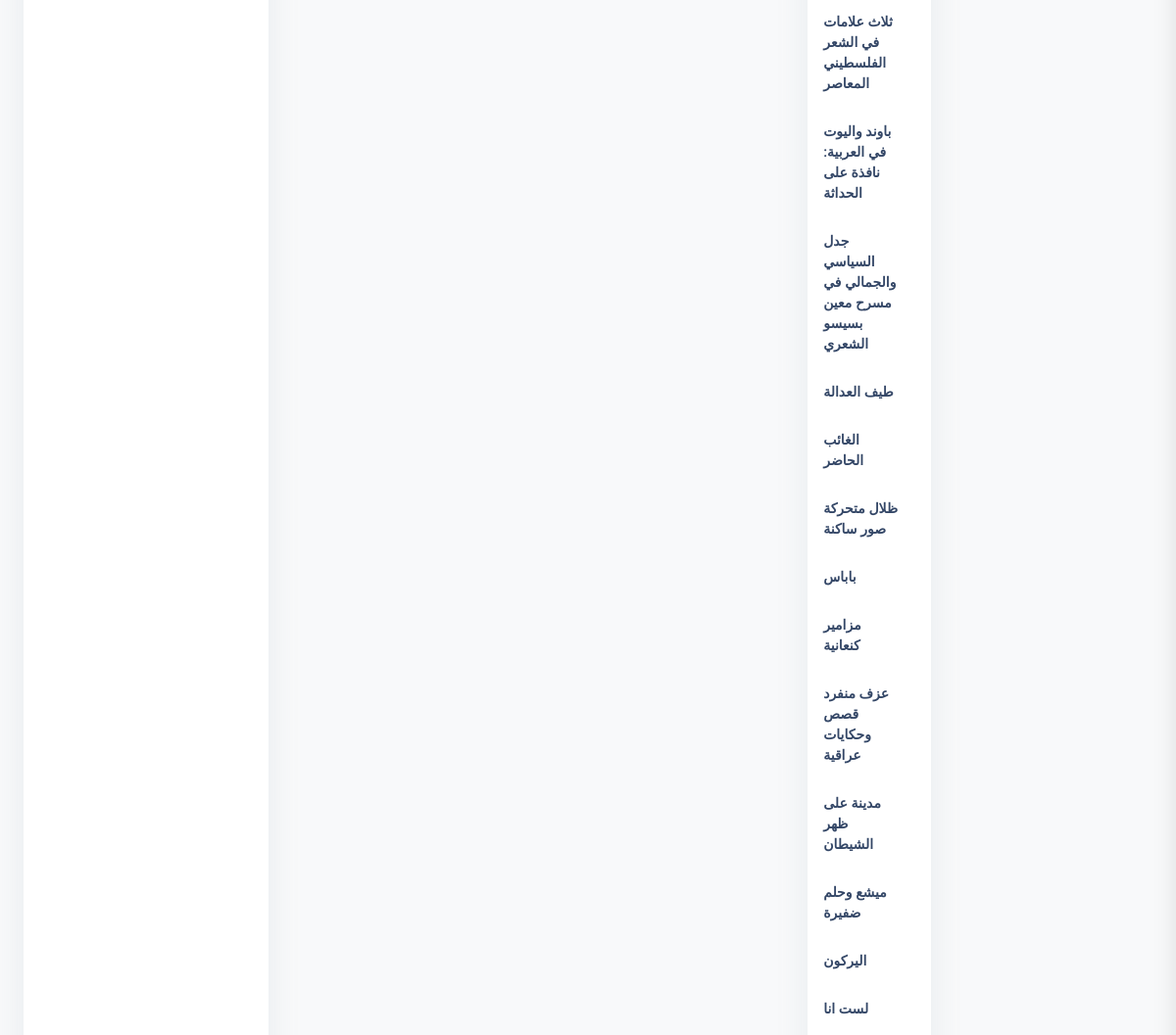
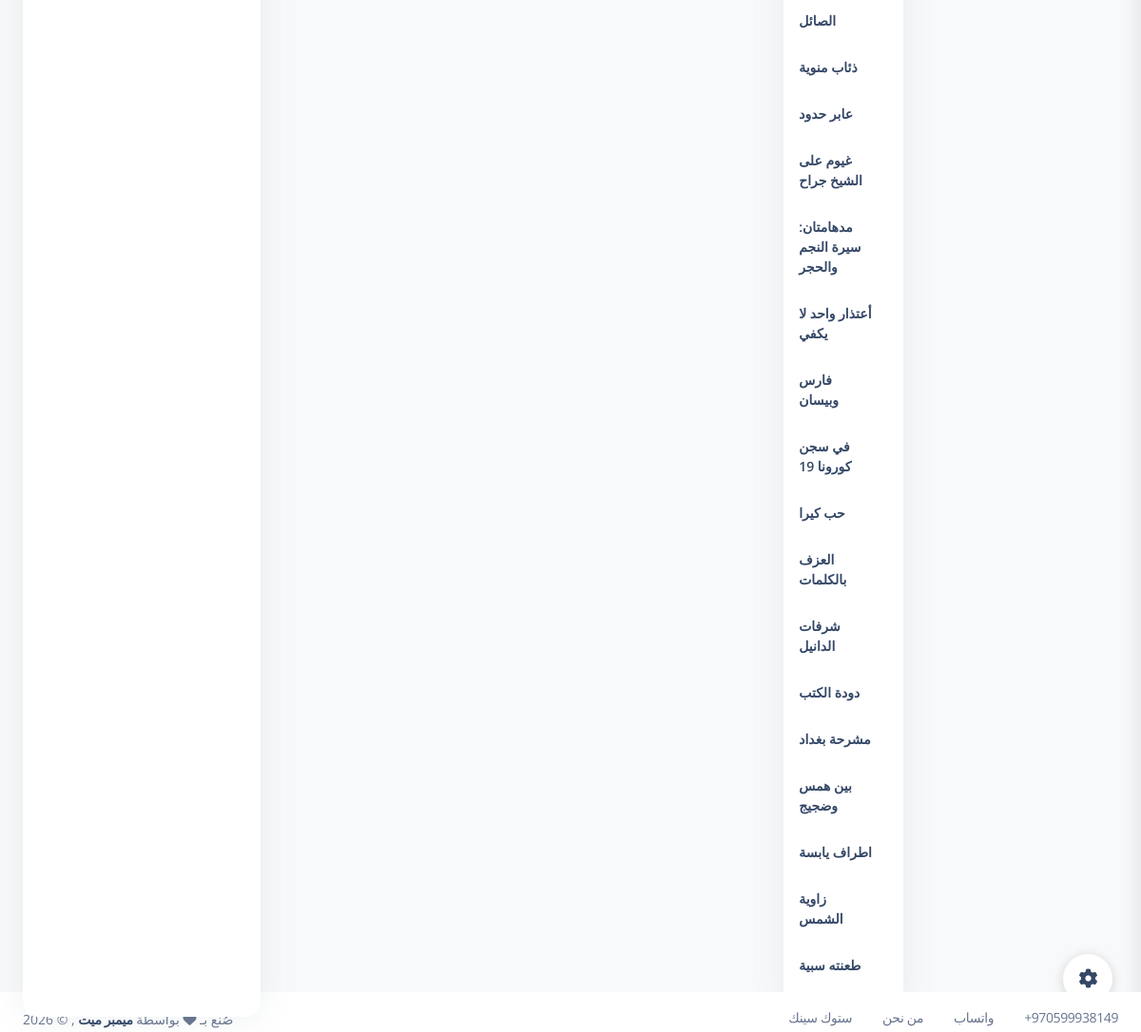
Page /index (signed in, lower part) on the earlier database version (2 pictures, top to bottom).
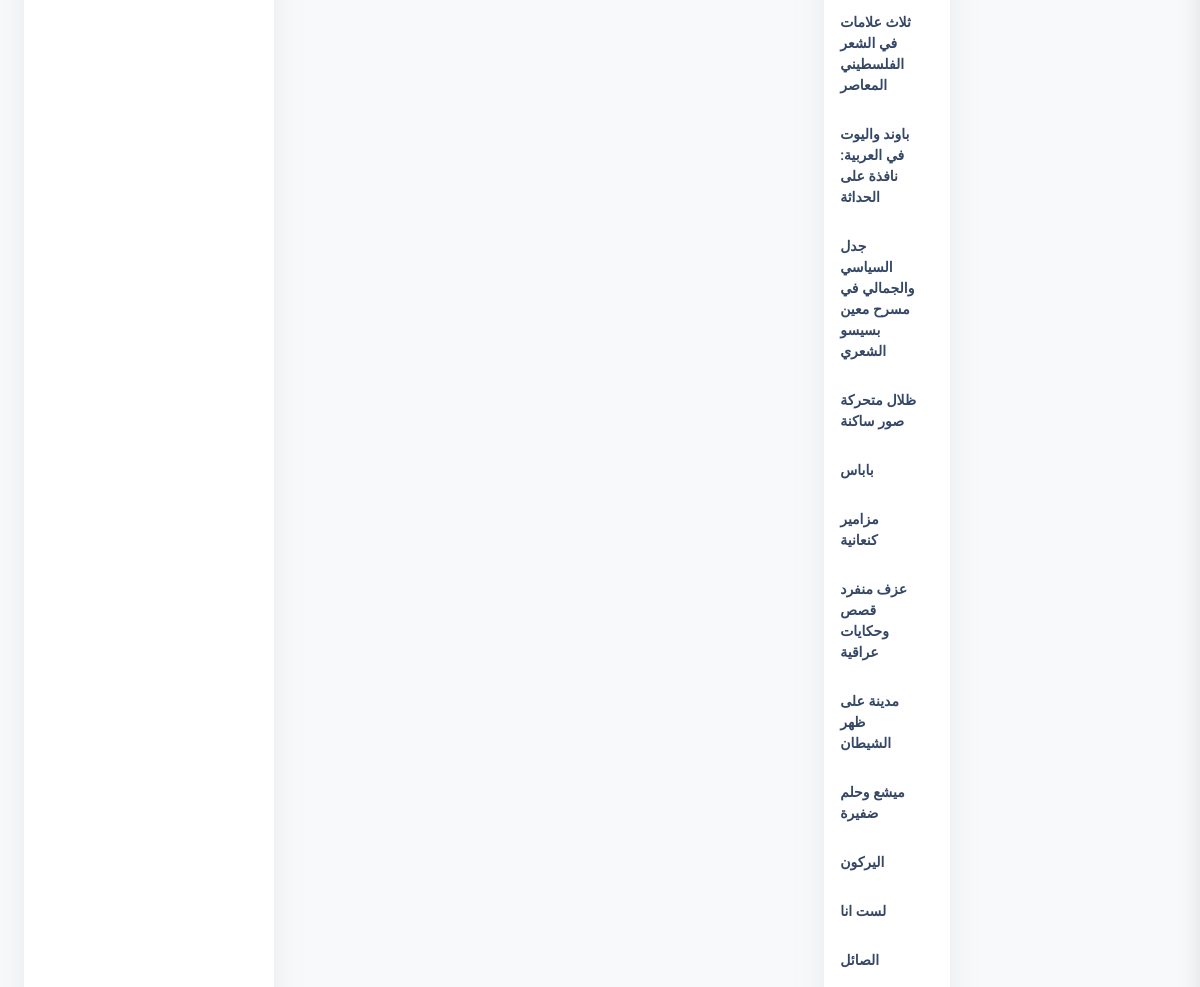
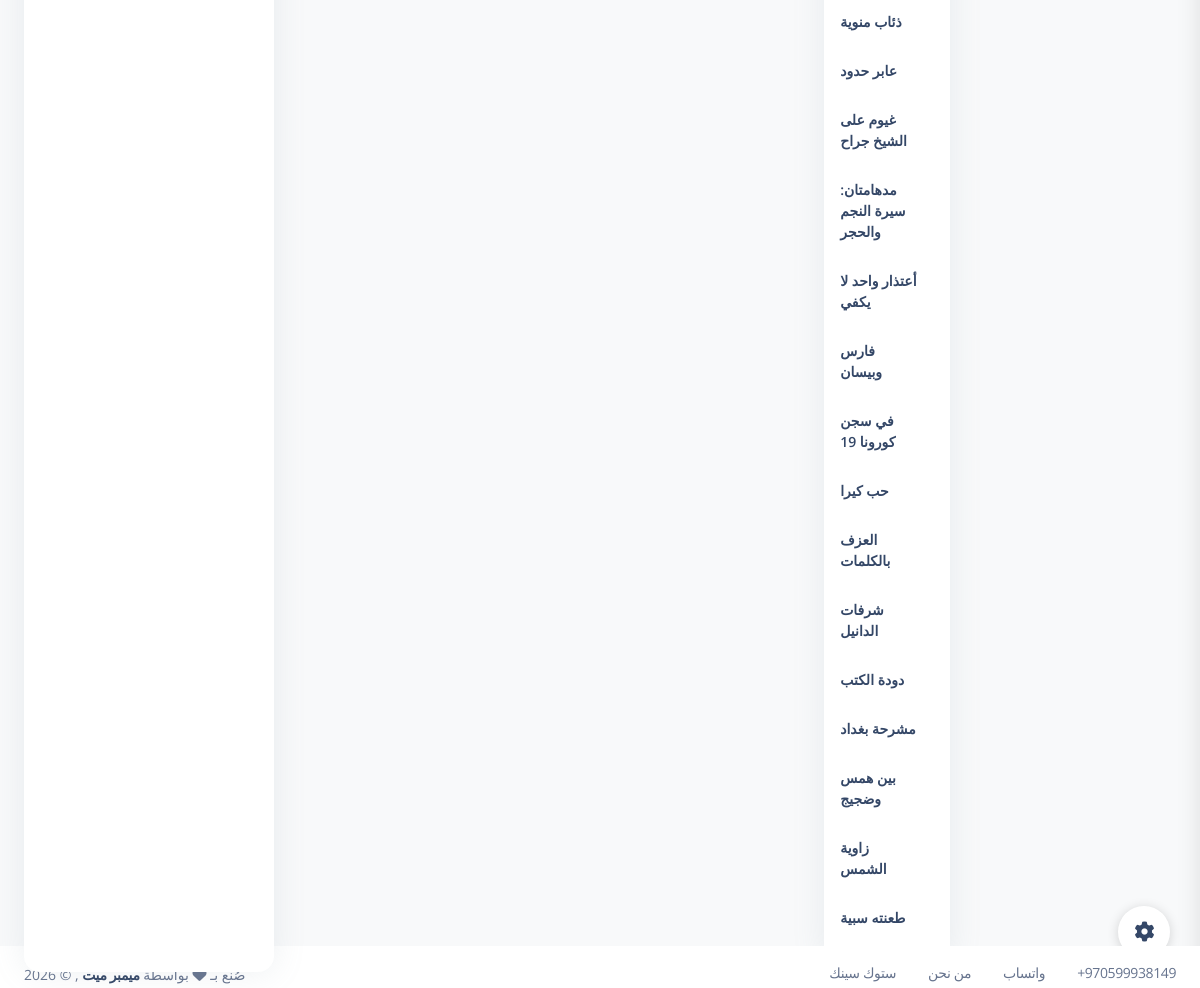
Same page on the later database version (2 pictures, top to bottom).
### my_app/models.py (models this page shows, shortened)
class Product(models.Model):
    product_name = models.CharField(max_length=255)
    quantity = models.IntegerField(default=0)
    purchasing_price = models.DecimalField(max_digits=6, decimal_places=2)
    sale_price = models.DecimalField(max_digits=6, decimal_places=2, null=True, blank=True)
    category = models.CharField(max_length=100, blank=True, null=True)
    expiry_date = models.DateField(blank=True, null=True)
    isbn = models.CharField(max_length=32, unique=True , null=True, blank=True)
    production_date = models.DateField(blank=True, null=True)
    author = models.CharField(max_length=255, blank=True, null=True)
    supplier = models.CharField(max_length=255, blank=True, null=True)#publisher
    employee = models.ForeignKey(Employee, related_name="products", on_delete=models.CASCADE, null=True, blank=True)
    created_at = models.DateTimeField(auto_now_add=True)
    updated_at = models.DateTimeField(auto_now=True)
    objects = ProductManager()

### my_app/views.py (the view)
# urls.py: path('index', views.index),#dachboard
def index(request):
    if 'employee_id' in request.session:
        context = {
            'segment': index,
            'sixmonthesproducts': models.get_six_monthes_products(), # MAI ******
            'near_expiry':models.get_six_monthes(),   # MAI ******
            'out_stock':models.out_of_stock(),
            'count':models.count_out_stock(),
            'today_sale_order':models.today_sale_orders(), #MAI *******
            'today_purchases_order' : models.today_purchases(),
            'employee': models.get_employee_by_id(request.session['employee_id']),
            'monday' : models.Sale_order.objects.filter(created_at__week_day=2).count(),
            'tuseday' : models.Sale_order.objects.filter(created_at__week_day=3).count(),
            'wednesday' : models.Sale_order.objects.filter(created_at__week_day=4).count(),
            'thurseday' : models.Sale_order.objects.filter(created_at__week_day=5).count(),
            'friday' : models.Sale_order.objects.filter(created_at__week_day=6).count(),
            'saturday' : models.Sale_order.objects.filter(created_at__week_day=7).count(),
            'sunday' : models.Sale_order.objects.filter(created_at__week_day=1).count(),
            }
        return render(request , 'index.html' , context)
    else:
        return redirect('/')

### my_app/models.py (called while the page is built)
def get_employee_by_id(id):
    return Employee.objects.get(id=id)

def out_of_stock():
    return Product.objects.filter(quantity=0)

def count_out_stock():
    return Product.objects.filter(quantity=0).count()#--------------------------------------------Mai

def get_six_monthes():
    today = datetime.date.today()
    six_months_later = today + timedelta(days=6*30)  # Assuming 30 days per month
    return Product.objects.filter(expiry_date__range=[today, six_months_later]).order_by('expiry_date')

def get_six_monthes_products():
    today = datetime.date.today()
    six_months_later = today + timedelta(days=6*30)
    products_with_total_cost = Product.objects.annotate(
        total_cost=F('purchasing_price') * F('quantity')
        ).order_by('expiry_date').filter(expiry_date__range=[today, six_months_later])
    return products_with_total_cost

def today_sale_orders():#MAI******
    return Sale_order.objects.filter(created_at__contains=datetime.date.today()).count()

def today_purchases():#MAI******
    return Purchase.objects.filter(created_at__contains=datetime.date.today()).count()

### my_app/templates/index.html (shortened to what this page needs)
{% extends 'layouts/base.html' %}
{% load static %}
{% load i18n %}
{% block content %}
    <div class="row mt-4">
      <div class="col-lg-7 mb-lg-1 mb-4">
      </div>
      <div class="col-lg-2">
        <div class="card">
          <div class="card-body p-3">
            <ul class="list-group">
              {% for product in out_stock %}
              <li class="list-group-item border-0 d-flex justify-content-between ps-0 mb-2 border-radius-lg">
                <div class="d-flex align-items-center">
                  <div class="d-flex flex-column">
                    <h6 class="mb-1 text-dark text-sm">{{product.product_name}}</h6>
                  </div>
                </div>
              </li>
              {% endfor %}
            </ul>
          </div>
        </div>
      </div>
      <div class="col-lg-2">
    </div>
    </div>
{% endblock content %}

Differences in the rows shown:
no longer on this page (row edited): Product: product_name "طيف العدالة"
no longer on this page (row edited): Product: product_name "الغائب الحاضر"
no longer on this page (row edited): Product: product_name "اطراف يابسة"
